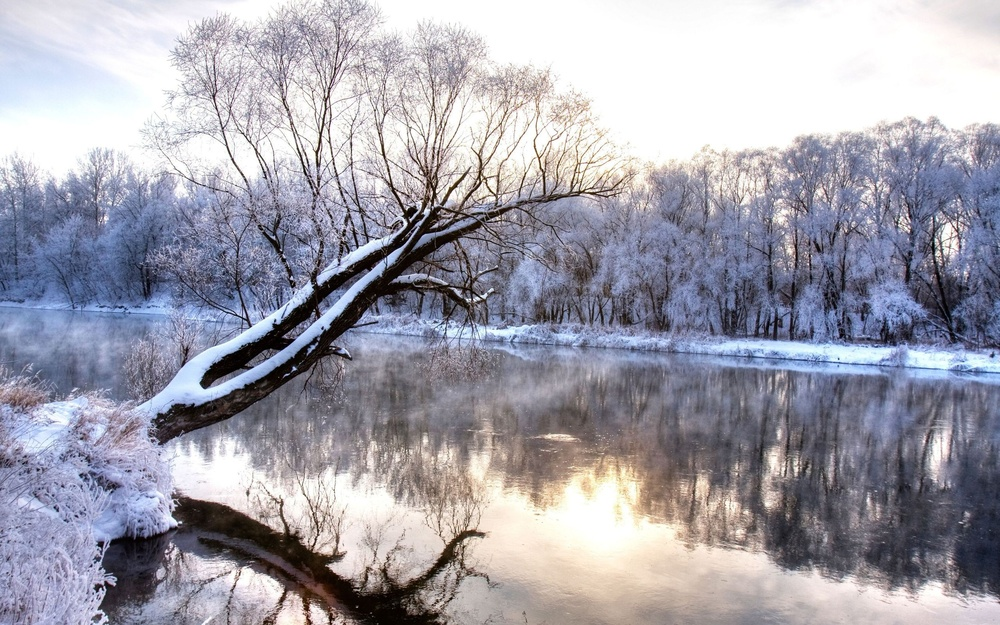
%> input picture mypic.jpg, 1000 x 625 px, shrunk from 2560 x 1600 before the run
$ octave m11.m   (GNU Octave 9; MATLAB toolbox functions it lacks are replaced by stand-ins)
%> lines starting %> are read from the running program, lines starting %| are printed output that depends on the picture; in (x1, y1, x2, y2) boxes, pixels count from 0 and x2, y2 are one past the last pixel; in counts of white or black regions, pixels touching at a corner belong together; the program's own positions count from 1
a=imread('mypic.jpg');
%> a is the input picture: size 625x1000x3 uint8; mean R, G, B 162.1, 160.8, 171.7
imshow(a);
g = rgb2gray(a);
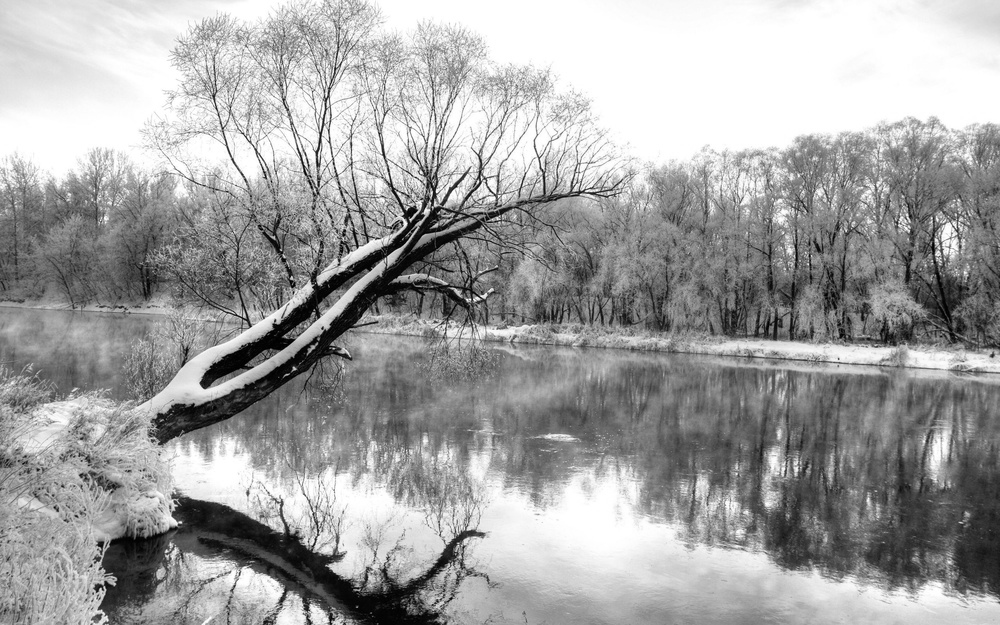
%> g: size 625x1000 uint8; min 0, max 255, mean 162.4
figure;
imshow(g);
b=imbinarize(g);
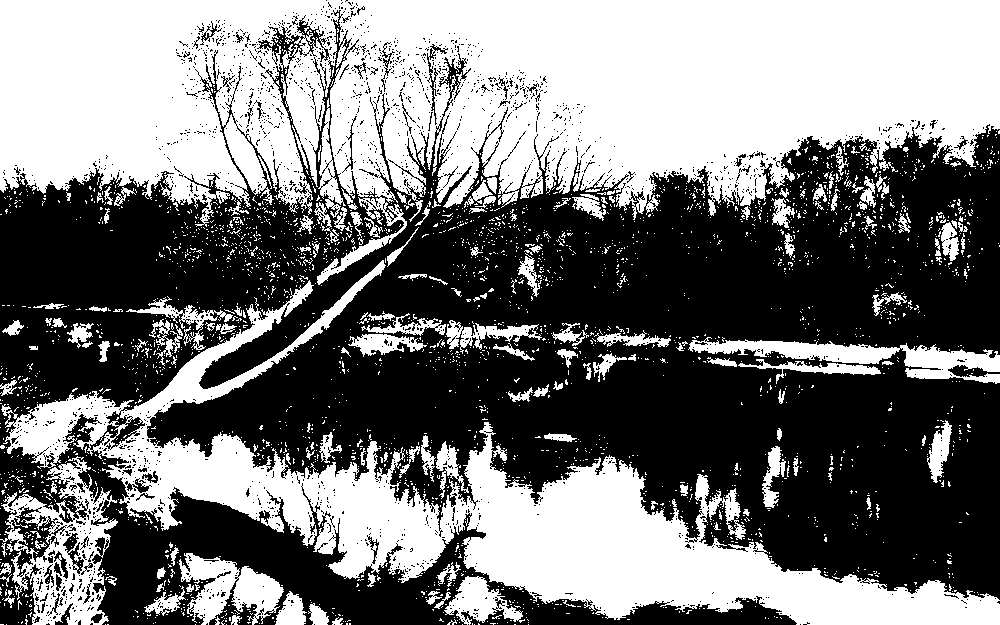
%> b: size 625x1000 logical; 47.3% white; 2854 white regions (2679 under 20 px), largest, box (x1, y1, x2, y2) and area: (0, 0, 1000, 285) 170844, (1, 260, 1000, 625) 75682, (0, 456, 118, 625) 7880
figure;
imshow(b);
figure;
imhist(a);
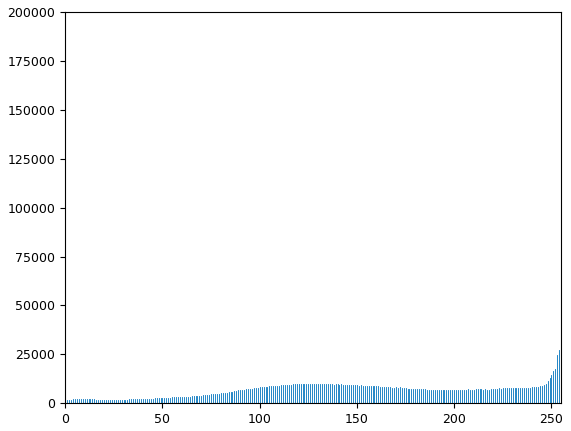
%> figure redrawn from the program's plot data; highest point at x = 255, y = 195448

$ run again, with baby.jpg copied over mypic.jpg
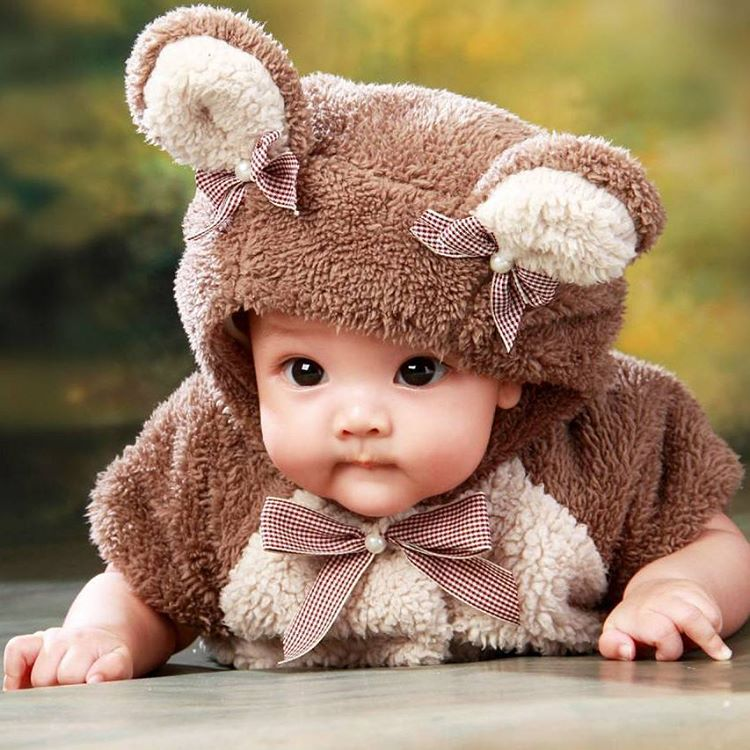
%> input picture baby.jpg, 750 x 750 px
%> a is the input picture: size 750x750x3 uint8; mean R, G, B 155.6, 129.2, 103.6
%> `b=imbinarize(g);`:
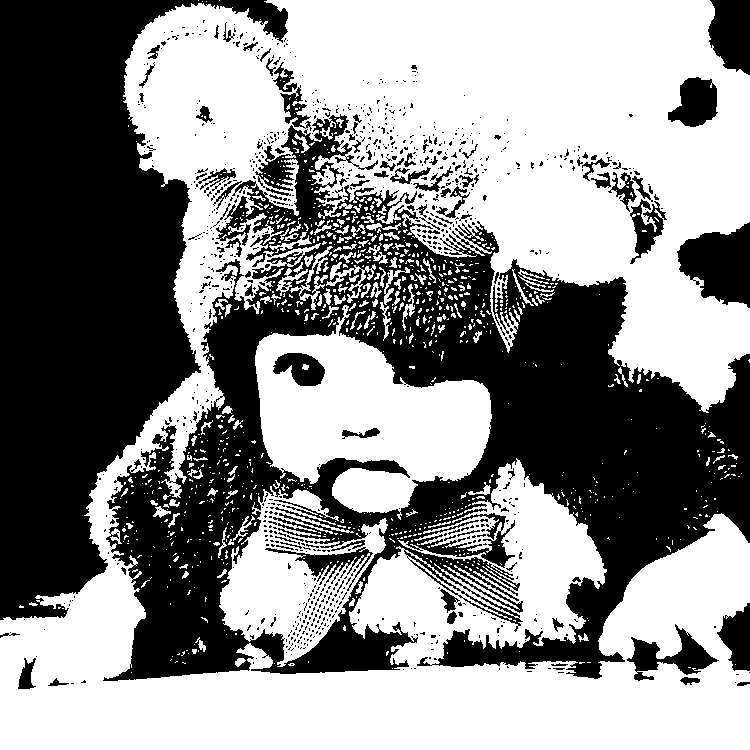
%> b: size 750x750 logical; 55.4% white; 929 black regions (823 under 20 px), largest, box (x1, y1, x2, y2) and area: (103, 114, 750, 681) 136026, (0, 0, 288, 620) 89416, (677, 222, 750, 308) 4202
%> `imhist(a);`:
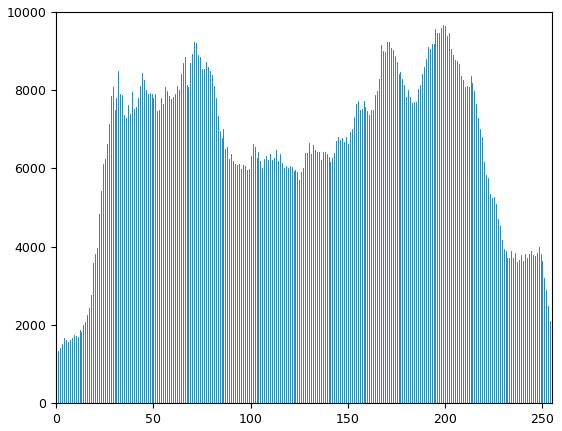
%> figure redrawn from the program's plot data; highest point at x = 199, y = 9662
